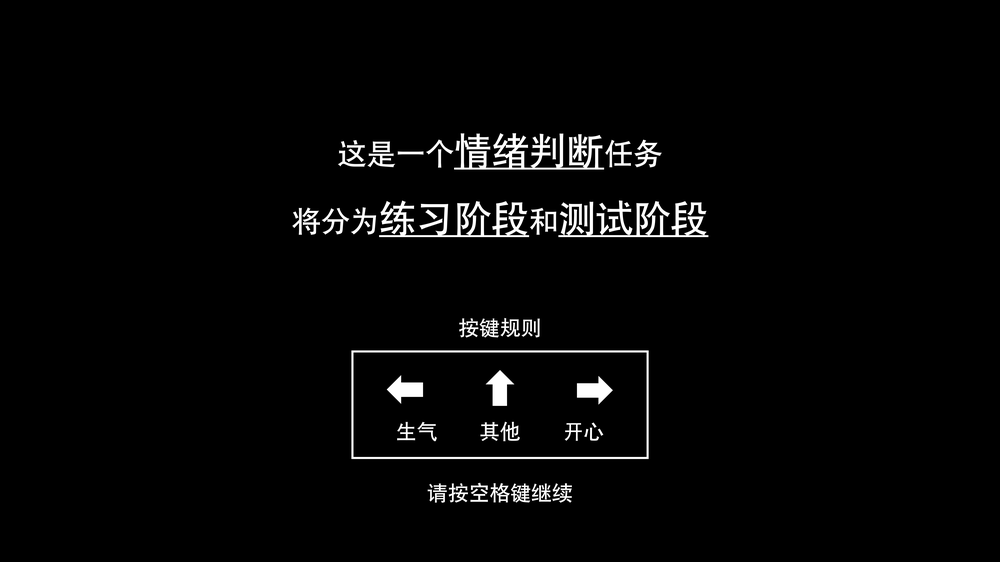
%> input picture Instructions/Start1.png, 1000 x 562 px, shrunk from 5120 x 2880 before the run
$ octave InstructionPreparation.m   (GNU Octave 9; MATLAB toolbox functions it lacks are replaced by stand-ins)
%> lines starting %> are read from the running program, lines starting %| are printed output that depends on the picture
% Instructions Preparation

clear all
clc;

CodePath = pwd;
cd '/Users/Shared/D/1PKU北大_______/PengLab/FaceAU/FaceAU_PilotCode2_v3.0/Instructions'

% Instruction Images Location

Instruction.Start = imread('Start1.PNG');
%> Instruction.Start is the input picture: size 562x1000x3 uint8; min 0, max 255, mean 6.6
% Instruction.Start = imread('Start2.PNG');

Instruction.Practice = imread('Practice1.PNG');
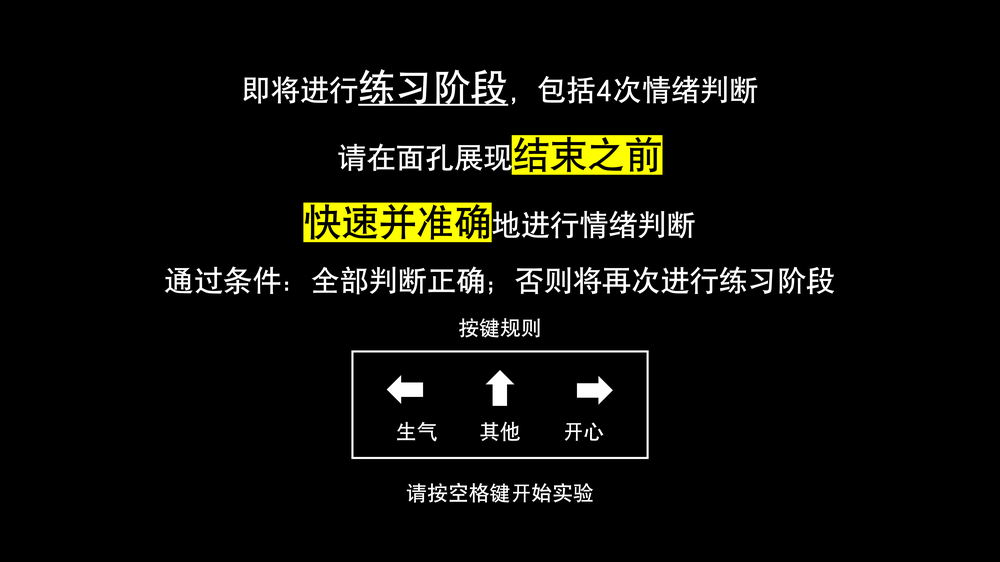
%> input picture Instructions/Practice1.png, 1000 x 562 px, shrunk from 5120 x 2880 before the run
%> Instruction.Practice is the input picture: size 562x1000x3 uint8; mean R, G, B 13.6, 13.6, 9.4
% Instruction.Practice = imread('Practice2.PNG');

Instruction.Test = imread('Test1.PNG');
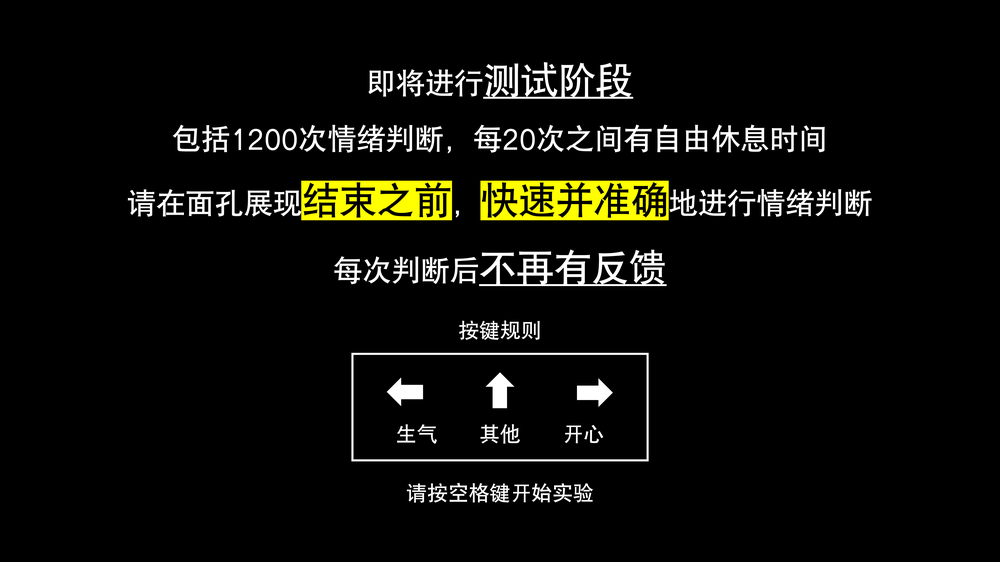
%> input picture Instructions/Test1.png, 1000 x 562 px, shrunk from 5120 x 2880 before the run
%> Instruction.Test is the input picture: size 562x1000x3 uint8; mean R, G, B 14.4, 14.4, 10.2
% Instruction.Test = imread('Test2.PNG');

Instruction.Rest = imread('Rest1.PNG');
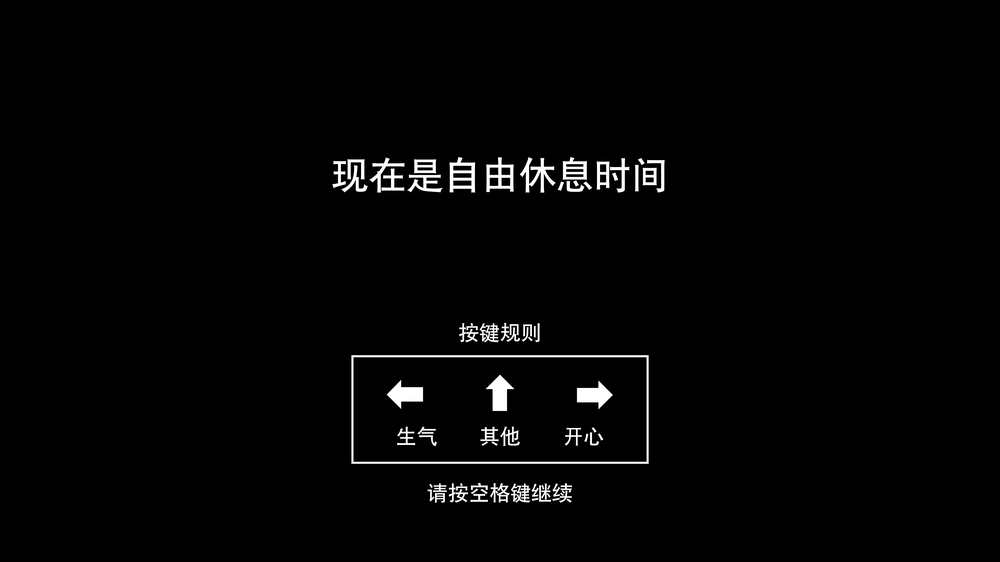
%> input picture Instructions/Rest1.png, 1000 x 562 px, shrunk from 5120 x 2880 before the run
%> Instruction.Rest is the input picture: size 562x1000x3 uint8; min 0, max 255, mean 4.4
% Instruction.Rest = imread('Rest2.PNG');

Instruction.Redo = imread('Redo1.PNG');
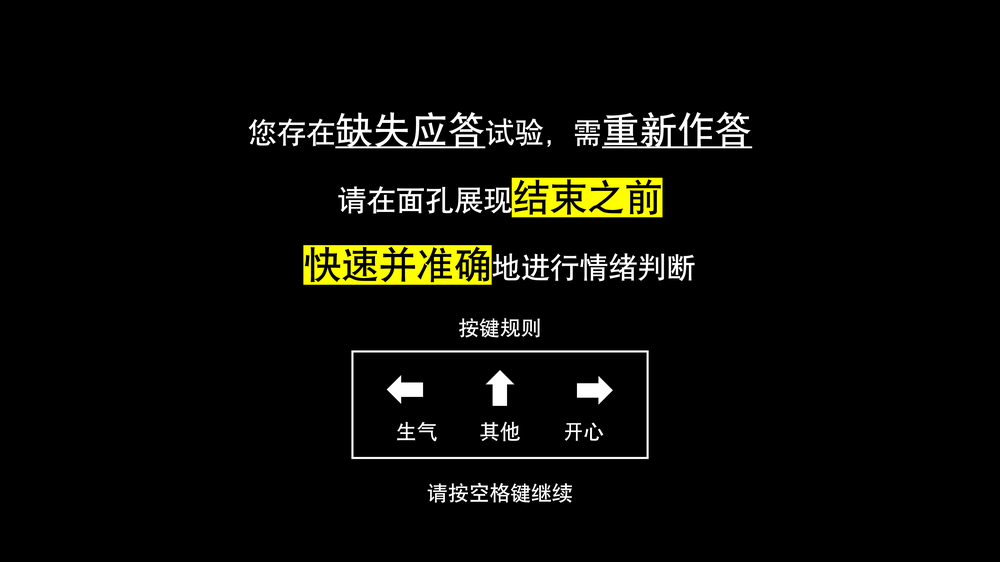
%> input picture Instructions/Redo1.png, 1000 x 562 px, shrunk from 5120 x 2880 before the run
%> Instruction.Redo is the input picture: size 562x1000x3 uint8; mean R, G, B 11.1, 11.1, 7
% Instruction.Redo = imread('Redo2.PNG');

Instruction.CorrectHH = imread('CorrectHH1.PNG');
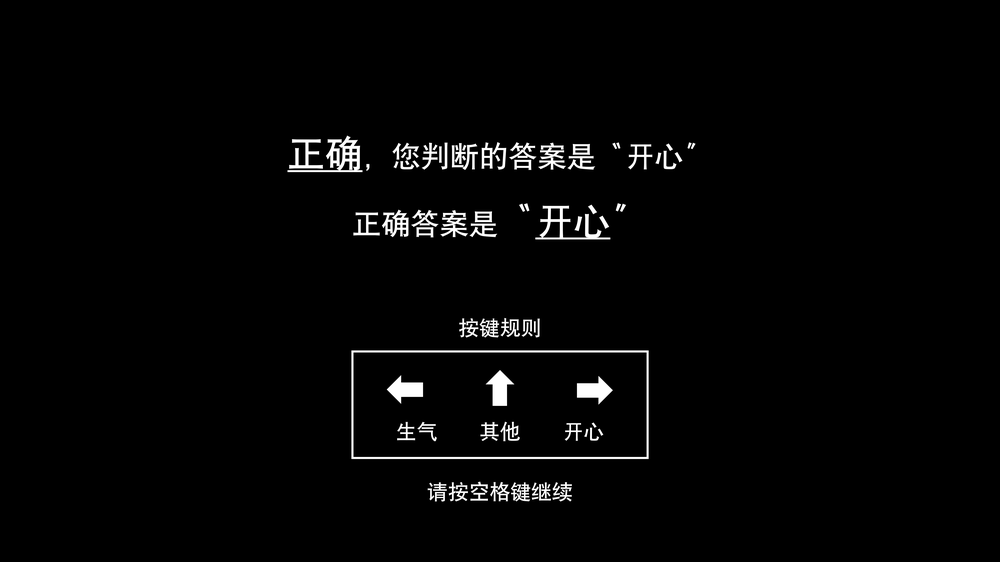
%> input picture Instructions/CorrectHH1.png, 1000 x 562 px, shrunk from 5120 x 2880 before the run
%> Instruction.CorrectHH is the input picture: size 562x1000x3 uint8; min 0, max 255, mean 5.2
% Instruction.CorrectHH = imread('CorrectHH2.PNG');

%> (the run ends here)
